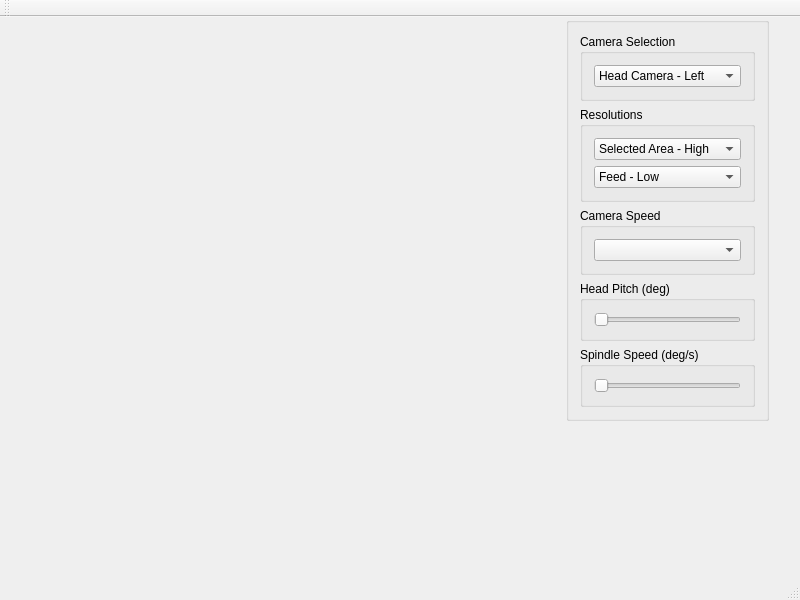
<?xml version="1.0" encoding="UTF-8"?>
<ui version="4.0">
 <class>Camera_View_Widget</class>
 <widget class="QMainWindow" name="Camera_View_Widget">
  <property name="geometry">
   <rect>
    <x>0</x>
    <y>0</y>
    <width>800</width>
    <height>600</height>
   </rect>
  </property>
  <property name="windowTitle">
   <string>Camera_View_Widget</string>
  </property>
  <widget class="QWidget" name="centralWidget">
   <widget class="QGroupBox" name="groupBox">
    <property name="geometry">
     <rect>
      <x>566</x>
      <y>0</y>
      <width>217</width>
      <height>468</height>
     </rect>
    </property>
    <property name="title">
     <string/>
    </property>
    <property name="alignment">
     <set>Qt::AlignLeading|Qt::AlignLeft|Qt::AlignTop</set>
    </property>
    <layout class="QGridLayout" name="gridLayout_6">
     <property name="sizeConstraint">
      <enum>QLayout::SetFixedSize</enum>
     </property>
     <item row="0" column="0">
      <widget class="QGroupBox" name="Selection_3">
       <property name="title">
        <string>Camera Selection</string>
       </property>
       <property name="alignment">
        <set>Qt::AlignLeading|Qt::AlignLeft|Qt::AlignTop</set>
       </property>
       <layout class="QGridLayout" name="gridLayout">
        <property name="sizeConstraint">
         <enum>QLayout::SetFixedSize</enum>
        </property>
        <item row="0" column="0">
         <widget class="QComboBox" name="comboBox_7">
          <property name="enabled">
           <bool>true</bool>
          </property>
          <property name="insertPolicy">
           <enum>QComboBox::InsertAtTop</enum>
          </property>
          <item>
           <property name="text">
            <string>Head Camera - Left</string>
           </property>
          </item>
          <item>
           <property name="text">
            <string>Head Camera - Right</string>
           </property>
          </item>
          <item>
           <property name="text">
            <string>Hand Camera - Left</string>
           </property>
          </item>
          <item>
           <property name="text">
            <string>Hand Camera - Right</string>
           </property>
          </item>
         </widget>
        </item>
       </layout>
      </widget>
     </item>
     <item row="1" column="0">
      <widget class="QGroupBox" name="groupBox_6">
       <property name="title">
        <string>Resolutions</string>
       </property>
       <property name="alignment">
        <set>Qt::AlignLeading|Qt::AlignLeft|Qt::AlignTop</set>
       </property>
       <layout class="QGridLayout" name="gridLayout_2">
        <property name="sizeConstraint">
         <enum>QLayout::SetMinimumSize</enum>
        </property>
        <item row="0" column="0">
         <widget class="QComboBox" name="comboBox_8">
          <item>
           <property name="text">
            <string>Selected Area - High</string>
           </property>
          </item>
          <item>
           <property name="text">
            <string>Selected Area - Low</string>
           </property>
          </item>
         </widget>
        </item>
        <item row="1" column="0">
         <widget class="QComboBox" name="comboBox_9">
          <property name="currentIndex">
           <number>1</number>
          </property>
          <item>
           <property name="text">
            <string>Feed - High</string>
           </property>
          </item>
          <item>
           <property name="text">
            <string>Feed - Low</string>
           </property>
          </item>
         </widget>
        </item>
       </layout>
      </widget>
     </item>
     <item row="3" column="0">
      <widget class="QGroupBox" name="Orientation_3">
       <property name="enabled">
        <bool>true</bool>
       </property>
       <property name="title">
        <string>Head Pitch (deg)</string>
       </property>
       <property name="alignment">
        <set>Qt::AlignLeading|Qt::AlignLeft|Qt::AlignTop</set>
       </property>
       <layout class="QGridLayout" name="gridLayout_4">
        <item row="0" column="0">
         <widget class="QSlider" name="horizontalSlider">
          <property name="orientation">
           <enum>Qt::Horizontal</enum>
          </property>
         </widget>
        </item>
       </layout>
      </widget>
     </item>
     <item row="4" column="0">
      <widget class="QGroupBox" name="groupBox_2">
       <property name="title">
        <string>Spindle Speed (deg/s)</string>
       </property>
       <property name="alignment">
        <set>Qt::AlignLeading|Qt::AlignLeft|Qt::AlignTop</set>
       </property>
       <layout class="QGridLayout" name="gridLayout_5">
        <item row="0" column="0">
         <widget class="QSlider" name="horizontalSlider_2">
          <property name="orientation">
           <enum>Qt::Horizontal</enum>
          </property>
         </widget>
        </item>
       </layout>
      </widget>
     </item>
     <item row="2" column="0">
      <widget class="QGroupBox" name="Mode_3">
       <property name="title">
        <string>Camera Speed</string>
       </property>
       <property name="alignment">
        <set>Qt::AlignLeading|Qt::AlignLeft|Qt::AlignTop</set>
       </property>
       <layout class="QGridLayout" name="gridLayout_3">
        <property name="sizeConstraint">
         <enum>QLayout::SetDefaultConstraint</enum>
        </property>
        <item row="1" column="0">
         <widget class="QComboBox" name="comboBox"/>
        </item>
       </layout>
      </widget>
     </item>
    </layout>
   </widget>
   <widget class="QWidget" name="widget" native="true">
    <property name="geometry">
     <rect>
      <x>0</x>
      <y>0</y>
      <width>581</width>
      <height>571</height>
     </rect>
    </property>
    <property name="mouseTracking">
     <bool>false</bool>
    </property>
    <property name="autoFillBackground">
     <bool>false</bool>
    </property>
    <property name="styleSheet">
     <string notr="true">border-image: url(:/new/prefix1/mockup_video.jpg);</string>
    </property>
   </widget>
  </widget>
  <widget class="QMenuBar" name="menuBar">
   <property name="geometry">
    <rect>
     <x>0</x>
     <y>0</y>
     <width>800</width>
     <height>25</height>
    </rect>
   </property>
  </widget>
  <widget class="QToolBar" name="mainToolBar">
   <attribute name="toolBarArea">
    <enum>TopToolBarArea</enum>
   </attribute>
   <attribute name="toolBarBreak">
    <bool>false</bool>
   </attribute>
  </widget>
  <widget class="QStatusBar" name="statusBar"/>
 </widget>
 <layoutdefault spacing="6" margin="11"/>
 <resources/>
 <connections/>
</ui>
